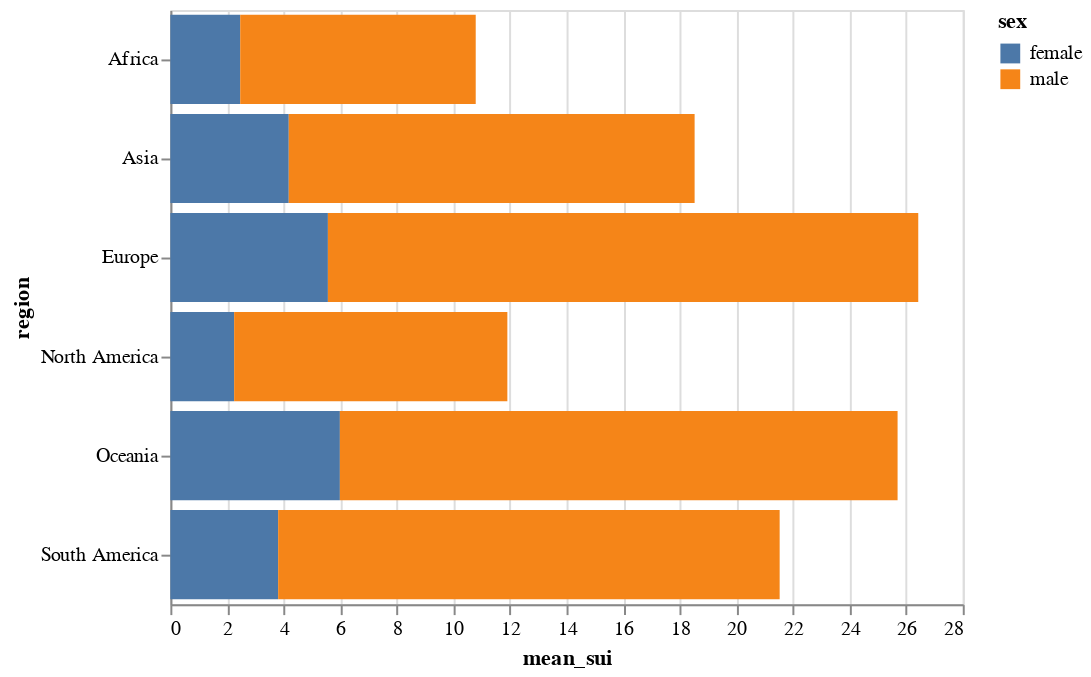

Specify this chart in Vega-Lite:
### Vega-Lite specification from a JSON file in a GitHub repository (floating-point values rounded to 4 significant figures; data arrays with more than 128 entries replaced by an {"elided": "..."} marker saying what was removed)
{"config": {"view": {"width": 400, "height": 300}, "mark": {"tooltip": null}}, "data": {"name": "data-7a9b87d16149968285364e5da77482b0"}, "mark": "bar", "encoding": {"color": {"type": "nominal", "field": "sex"}, "tooltip": [{"type": "nominal", "field": "region"}, {"type": "nominal", "field": "sex"}, {"type": "quantitative", "field": "mean_sui"}], "x": {"type": "quantitative", "field": "mean_sui"}, "y": {"type": "nominal", "field": "region"}}, "transform": [{"aggregate": [{"op": "mean", "field": "suicides/100k pop", "as": "mean_sui"}], "groupby": ["region", "sex"]}], "$schema": "https://vega.github.io/schema/vega-lite/v3.4.0.json", "datasets": {"data-7a9b87d16149968285364e5da77482b0": {"elided": "684 records"}}}
